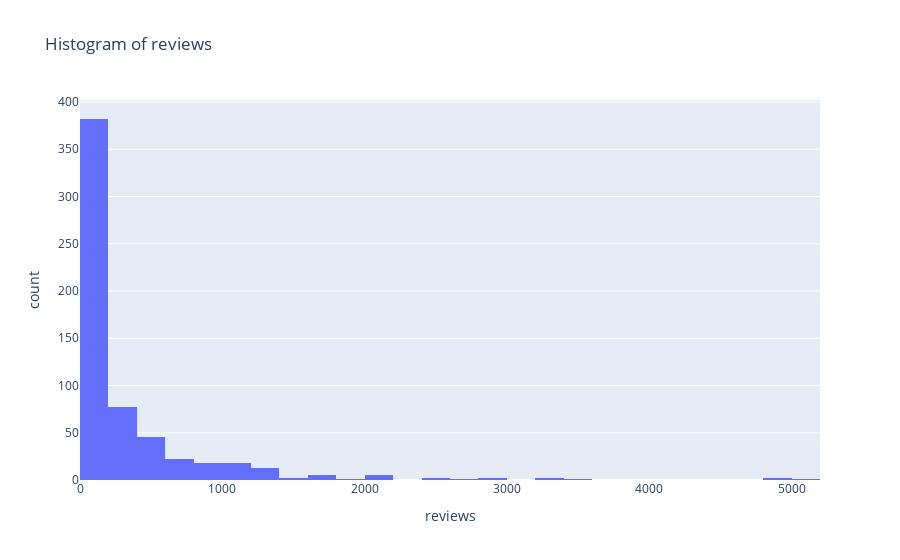

The code cell stored with this chart in its notebook:
### Code cell
# Create a histogram for the price distribution
fig_hist = px.histogram(fragrant_data, 
                         x='reviews', 
                         title='Histogram of reviews',
                         labels={'reviews': 'reviews'},
                         nbins=50)  # Adjust the number of bins as needed

fig_hist.show()

### Figure 1 — Plotly figure (JSON) as saved in the notebook; plotly's stock layout.template omitted (floating-point values rounded to 4 significant figures; data arrays with more than 128 entries replaced by an {"elided": "..."} marker saying what was removed)
{"data": [{"alignmentgroup": "True", "bingroup": "x", "hovertemplate": "reviews=%{x}<br>count=%{y}<extra></extra>", "legendgroup": "", "marker": {"color": "#636efa", "pattern": {"shape": ""}}, "name": "", "nbinsx": 50, "offsetgroup": "", "orientation": "v", "showlegend": false, "type": "histogram", "x": {"elided": "600 int values"}, "xaxis": "x", "yaxis": "y"}], "layout": {"barmode": "relative", "legend": {"tracegroupgap": 0}, "title": {"text": "Histogram of reviews"}, "xaxis": {"anchor": "y", "domain": [0, 1], "title": {"text": "reviews"}}, "yaxis": {"anchor": "x", "domain": [0, 1], "title": {"text": "count"}}}}
